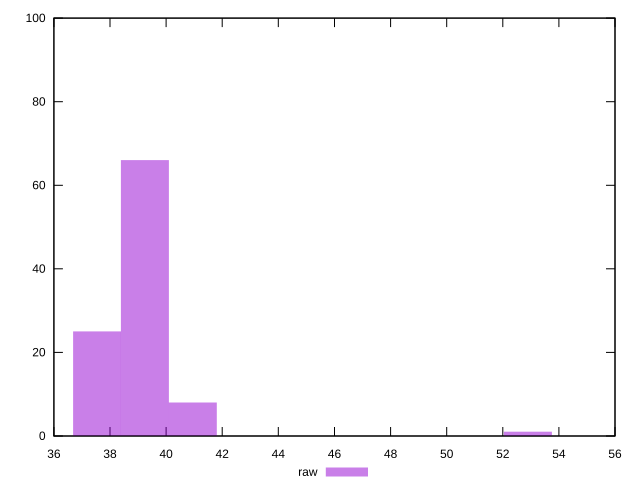

Generate this figure with gnuplot:
reset
set terminal svg size 640, 490
set output "reprap/bootup-time/samples/pages+cached+noexternal+nosvg/raw/histogram.svg"

$raw <<EOF
38.806983740808434 66
40.49424390345228 17
37.11972357816459 14
52.305065041959196 1
42.181504066096124 2
EOF

set key outside below
set boxwidth 1.687260162643845
set yrange [0:100]
set style fill transparent solid 0.5 noborder

plot \
  $raw title "raw" with boxes, \


reset
